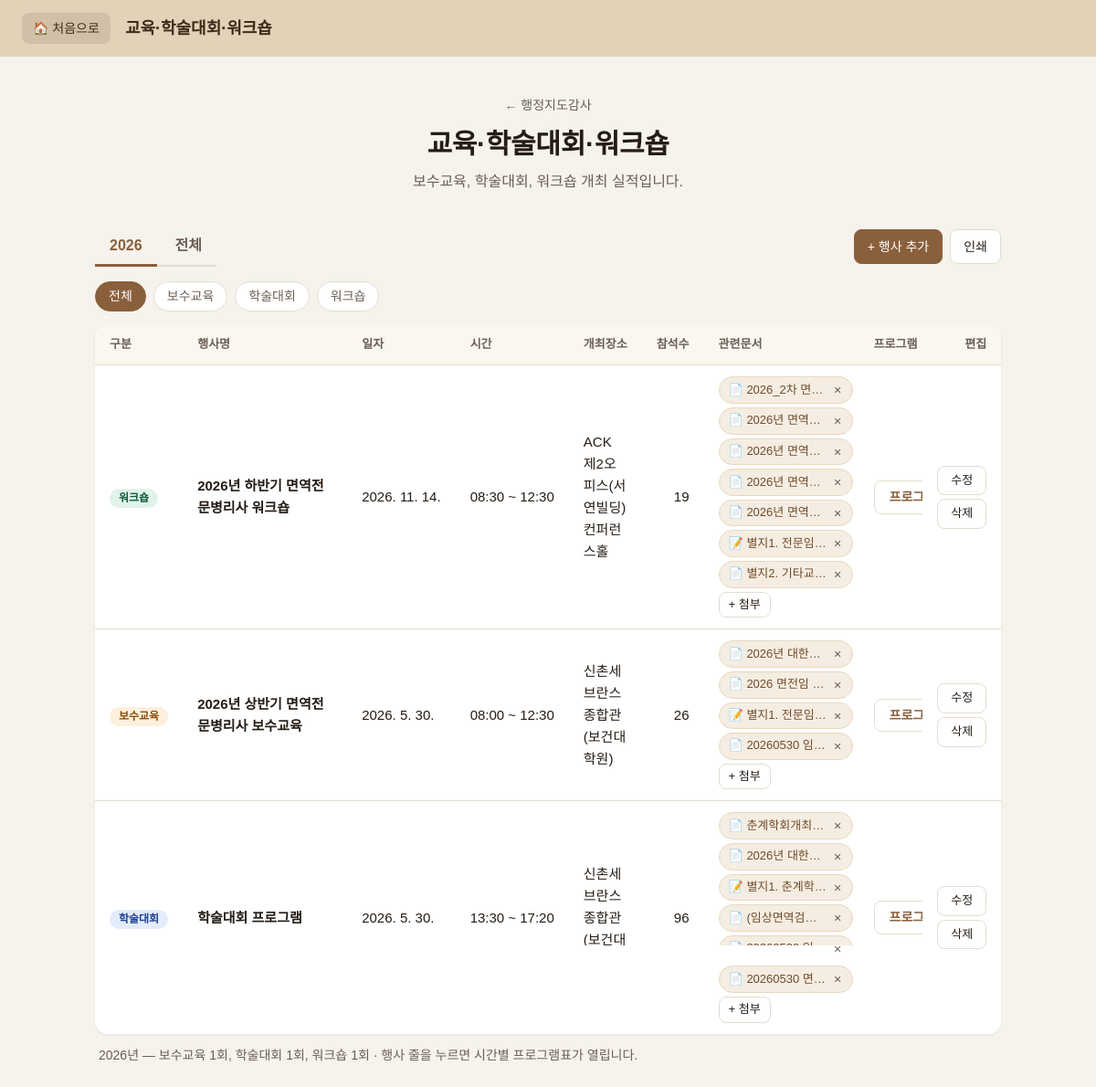
Page /audit/events on the committed database.
### tables this page shows
CREATE TABLE events (            -- 행사 (보수교육/학술대회/워크숍)
    id         INTEGER PRIMARY KEY AUTOINCREMENT,
    kind       TEXT NOT NULL,                  -- 보수교육 / 학술대회 / 워크숍
    name       TEXT,                           -- 행사명 (선택)
    held_on    TEXT NOT NULL,                  -- 일자 YYYY-MM-DD
    start_time TEXT,
    end_time   TEXT,
    place      TEXT,
    attendees  INTEGER
);

CREATE TABLE files (
    id            INTEGER PRIMARY KEY AUTOINCREMENT,
    original_name TEXT NOT NULL,
    stored_path   TEXT NOT NULL,
    file_type     TEXT,                 -- pdf / doc / img
    target_type   TEXT,                 -- meeting, event, document ...
    target_id     INTEGER,
    uploaded_at   TEXT DEFAULT CURRENT_TIMESTAMP
, note TEXT);

### routes/events.py (the view)
@bp.route("/audit/events")
def list_view():
    kind = request.args.get("kind")
    kind = kind if kind in KINDS else None
    with db() as conn:
        years = [int(r["y"]) for r in conn.execute(
            "SELECT DISTINCT substr(held_on, 1, 4) AS y FROM events WHERE held_on != '' ORDER BY y DESC")
            if r["y"].isdigit()]
        sel = request.args.get("year")
        if sel is None:
            sel = str(years[0]) if years else str(datetime.now().year)
        show_all = sel == "all"
        sql = ("SELECT e.*, (SELECT COUNT(*) FROM event_programs p WHERE p.event_id = e.id) AS program_count "
               "FROM events e WHERE 1 = 1")
        args = []
        if not show_all:
            sel = sel if sel.isdigit() else str(datetime.now().year)
            sql += " AND substr(e.held_on, 1, 4) = ?"
            args.append(sel)
            if int(sel) not in years:
                years = sorted(set(years) | {int(sel)}, reverse=True)
        if kind:
            sql += " AND e.kind = ?"
            args.append(kind)
        sql += " ORDER BY e.held_on DESC, e.start_time, e.id"
        events = conn.execute(sql, args).fetchall()
        files = storage.files_for(conn, (EVENT_DOC,), [e["id"] for e in events])
    counts = {k: sum(1 for e in events if e["kind"] == k) for k in KINDS}
    summary = [(k, n) for k, n in counts.items() if n]
    return render_template(
        "events.html", page=get_menu("events"), years=years, selected=sel, show_all=show_all,
        kinds=KINDS, kind=kind, events=events, files=files, accept=storage.ACCEPT_ATTR, summary=summary,
    )

### app.py (called while the page is built)
@app.context_processor
def inject_globals():
    return {"app_title": APP_TITLE, "menu": MENU}

### auth.py (called while the page is built, shortened)
def _get(key, default=None):
    with db() as conn:
        row = conn.execute("SELECT value FROM settings WHERE key = ?", (key,)).fetchone()
    return row["value"] if row else default

def password_is_set():
    return _get("money_password_hash") is not None

def is_unlocked():
    stamp = session.get("unlocked_at")
    if not stamp or session.get("epoch") != _get("lock_epoch", "0"):
        return False
    return time.time() - stamp < IDLE_SECONDS

@bp.before_app_request
def guard():
    if not request.path.startswith(PROTECTED_PATHS):
        return None

@bp.app_context_processor
def inject_lock_state():
    return {"unlocked": is_unlocked(), "password_set": password_is_set()}

### menu.py (called while the page is built)
def get_menu(key):
    for item in MENU:
        if item["key"] == key:
            return item
    return None

### models.py (called while the page is built)
def get_db():
    conn = sqlite3.connect(DB_PATH)
    conn.row_factory = sqlite3.Row
    conn.execute("PRAGMA foreign_keys = ON")
    return conn

@contextmanager
def db():
    conn = get_db()
    try:
        yield conn
        conn.commit()
    except Exception:
        conn.rollback()
        raise
    finally:
        conn.close()

### routes/events.py (called while the page is built)
@bp.app_template_filter("kdate")
def kdate(value):
    try:
        d = datetime.strptime(value, "%Y-%m-%d")
    except (TypeError, ValueError):
        return value or ""
    return f"{d.year}. {d.month}. {d.day}."

@bp.app_template_filter("krange")
def krange(row):
    start, end = row["start_time"], row["end_time"]
    if start and end:
        return f"{start} ~ {end}"
    return start or end or ""

### storage.py (called while the page is built)
def files_for(conn, target_types, target_ids):
    out = {}
    if not target_ids:
        return out
    t_marks = ",".join("?" * len(target_types))
    i_marks = ",".join("?" * len(target_ids))
    rows = conn.execute(
        f"SELECT * FROM files WHERE target_type IN ({t_marks}) AND target_id IN ({i_marks}) ORDER BY id",
        (*target_types, *target_ids))
    for r in rows:
        out.setdefault((r["target_type"], r["target_id"]), []).append(r)
    return out

### templates/events.html (shortened to what this page needs)
{% extends "base.html" %}
{% from "_files.html" import file_cell, viewer_dialog %}
{% from "_forms.html" import event_dialog %}
{% block header_title %}{{ page.title }}{% endblock %}
{% block content %}
{% set next_url = request.full_path.rstrip('?') %}
{% set scope = '전체' if show_all else selected ~ '년' %}
<section class="intro">
  <a class="back no-print" href="{{ url_for('audit_home') }}">← 행정지도감사</a>
  <h1>{{ page.title }}</h1>
  <p class="no-print">{{ page.desc }}</p>
</section>
<div class="toolbar no-print">
  <nav class="tabs" aria-label="연도">
    {% for y in years %}
      <a class="tab {{ 'active' if (not show_all and selected == y|string) }}"
         href="{{ url_for('events.list_view', year=y, kind=kind) }}">{{ y }}</a>
    {% endfor %}
    <a class="tab {{ 'active' if show_all }}" href="{{ url_for('events.list_view', year='all', kind=kind) }}">전체</a>
  </nav>
  <div class="actions">
    <button type="button" class="btn primary" data-open-add="event-dialog">+ 행사 추가</button>
    <button type="button" class="btn" onclick="window.print()">인쇄</button>
  </div>
</div>
<div class="kind-filter no-print" aria-label="구분">
  <a class="pill {{ 'active' if not kind }}" href="{{ url_for('events.list_view', year=selected) }}">전체</a>
  {% for k in kinds %}
    <a class="pill {{ 'active' if kind == k }}" href="{{ url_for('events.list_view', year=selected, kind=k) }}">{{ k }}</a>
  {% endfor %}
</div>
{% if events %}
<div class="table-wrap">
  <table class="table events-table">
    <thead><tr>
      <th>구분</th><th>행사명</th><th>일자</th><th>시간</th><th>개최장소</th>
      <th class="num">참석수</th><th>관련문서</th><th class="no-print program-col">프로그램</th>
      <th class="no-print actions-col">편집</th>
    </tr></thead>
    <tbody>
    {% for e in events %}
      {% set detail_url = url_for('events.detail', event_id=e.id) %}
      <tr class="event-row" data-href="{{ detail_url }}">
        <td><span class="kind-badge kind-{{ e.kind }}">{{ e.kind }}</span></td>
        <td class="title-col"><a href="{{ detail_url }}">{{ e.name or (e.kind ~ ' 프로그램') }}</a></td>
        <td class="nowrap">{{ e.held_on|kdate }}</td>
        <td class="nowrap">{{ e|krange }}</td>
        <td>{{ e.place or '' }}</td>
        <td class="num">{{ e.attendees if e.attendees is not none else '' }}</td>
        <td class="file-col">
          {{ file_cell('event_doc-' ~ e.id, files.get(('event_doc', e.id), []),
                       url_for('events.upload', event_id=e.id), {'year': selected, 'kind': kind or ''}, accept, next_url) }}
        </td>
        <td class="no-print program-col"><a class="btn small" href="{{ detail_url }}">프로그램 {{ e.program_count }}개 보기</a></td>
        <td class="no-print actions-col">
          <button type="button" class="btn small" data-open-edit="event-dialog"
                  data-id="{{ e.id }}" data-kind="{{ e.kind }}" data-name="{{ e.name or '' }}"
                  data-held-on="{{ e.held_on or '' }}" data-start-time="{{ e.start_time or '' }}"
                  data-end-time="{{ e.end_time or '' }}" data-place="{{ e.place or '' }}"
                  data-attendees="{{ e.attendees if e.attendees is not none else '' }}">수정</button>
          <form method="post" action="{{ url_for('events.delete', event_id=e.id) }}"
                data-confirm="'{{ e.name or e.kind }}' 행사를 삭제할까요? 프로그램 {{ e.program_count }}개와 첨부파일도 함께 삭제됩니다.">
            <button class="btn small danger">삭제</button>
          </form>
        </td>
      </tr>
    {% endfor %}
    </tbody>
  </table>
</div>
<p class="summary">
  {{ scope }}{{ ' · ' ~ kind if kind }}
  {% if summary %}— {% for k, n in summary %}{{ k }} {{ n }}회{{ ', ' if not loop.last }}{% endfor %}{% endif %}
  <span class="no-print">· 행사 줄을 누르면 시간별 프로그램표가 열립니다.</span>
</p>
{% else %}
<div class="empty"><p>{{ scope }}{{ ' ' ~ kind if kind }}에 등록된 행사가 없습니다. 오른쪽 위 [+ 행사 추가]로 첫 행사를 등록하세요.</p></div>
{% endif %}
{% endblock %}

### templates/_files.html (shortened to what this page needs)
{% set kind_icon = {'pdf': '📄', 'image': '🖼️', 'docx': '📝', 'doc': '📝', 'hwp': '📃'} %}
{% macro file_cell(group, file_list, upload_url, hidden, accept, next_url) %}
  <div class="file-list">
    {% for f in file_list %}
      <span class="chip">
        <button type="button" class="chip-name" data-view data-group="{{ group }}"
                data-url="{{ url_for('files.view', file_id=f.id) }}"
                data-download="{{ url_for('files.download', file_id=f.id) }}"
                data-kind="{{ f.file_type }}" data-name="{{ f.original_name }}"
                title="{{ f.original_name }}">{{ kind_icon.get(f.file_type, '📎') }} {{ f.original_name }}</button>
        <form class="no-print" method="post" action="{{ url_for('files.delete', file_id=f.id) }}"
              data-confirm="'{{ f.original_name }}' 파일을 삭제할까요?">
          <button class="chip-x" aria-label="{{ f.original_name }} 삭제" title="삭제">✕</button>
        </form>
      </span>
    {% endfor %}
    <form class="attach-form no-print" method="post" enctype="multipart/form-data" action="{{ upload_url }}">
      <button type="button" class="btn small" data-pick>+ 첨부</button>
    </form>
  </div>
{% endmacro %}

### rows in the picture
events: kind "워크숍", name "2026년 하반기 면역전문병리사 워크숍", held_on|kdate "2026. 11. 14.", e "08:30 ~ 12:30", place "ACK 제2오피스(서연빌딩) 컨퍼런스홀", attendees "19"
files: get "📄", original_name "2026_2차 면…"
files: get "📄", original_name "2026년 면역…"
files: get "📄", original_name "2026년 면역…"
files: get "📄", original_name "2026년 면역…"
files: get "📄", original_name "2026년 면역…"
files: get "📝", original_name "별지1. 전문임…"
files: get "📄", original_name "별지2. 기타교…"
events: kind "보수교육", name "2026년 상반기 면역전문병리사 보수교육", held_on|kdate "2026. 5. 30.", e "08:00 ~ 12:30", place "신촌세브란스 종합관(보건대학원)", attendees "26"
files: get "📄", original_name "2026년 대한…"
files: get "📄", original_name "2026 면전임…"
files: get "📝", original_name "별지1. 전문임…"
files: get "📄", original_name "20260530 임…"
events: kind "학술대회", name+kind "학술대회 프로그램", held_on|kdate "2026. 5. 30.", e "13:30 ~ 17:20", place "신촌세브란스 종합관(보건대학원)", attendees "96", id "1", last ","
files: get "📄", original_name "춘계학회개최…"
files: get "📄", original_name "2026년 대한…"
files: get "📝", original_name "별지1. 춘계학…"
files: get "📄", original_name "(임상면역검…"
files: get "📄", original_name "20260530 임…"
files: get "📄", original_name "20260530 면…"

### other values in the picture
{{ page.title }} "교육·학술대회·워크숍"
{{ page.desc }} "보수교육, 학술대회, 워크숍 개최 실적입니다."
{{ y }} "2026"
{{ k }} "보수교육" "학술대회" "워크숍"
{{ scope }} "2026년"
{{ k }} "보수교육" "워크숍"
{{ n }} "1" "1"
{{ ', ' if not loop.last }} ","
